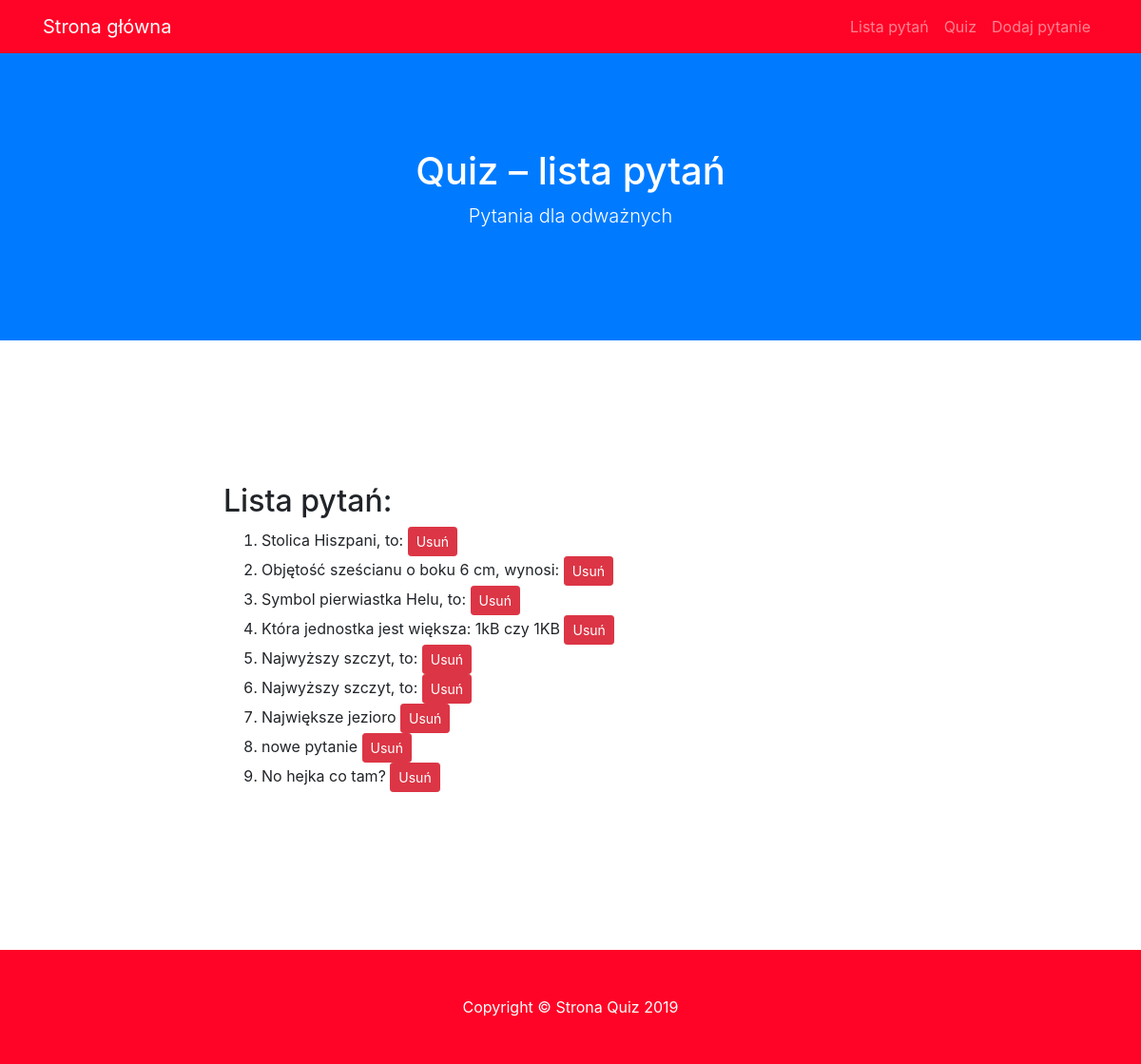
The app's page /lista, older data.
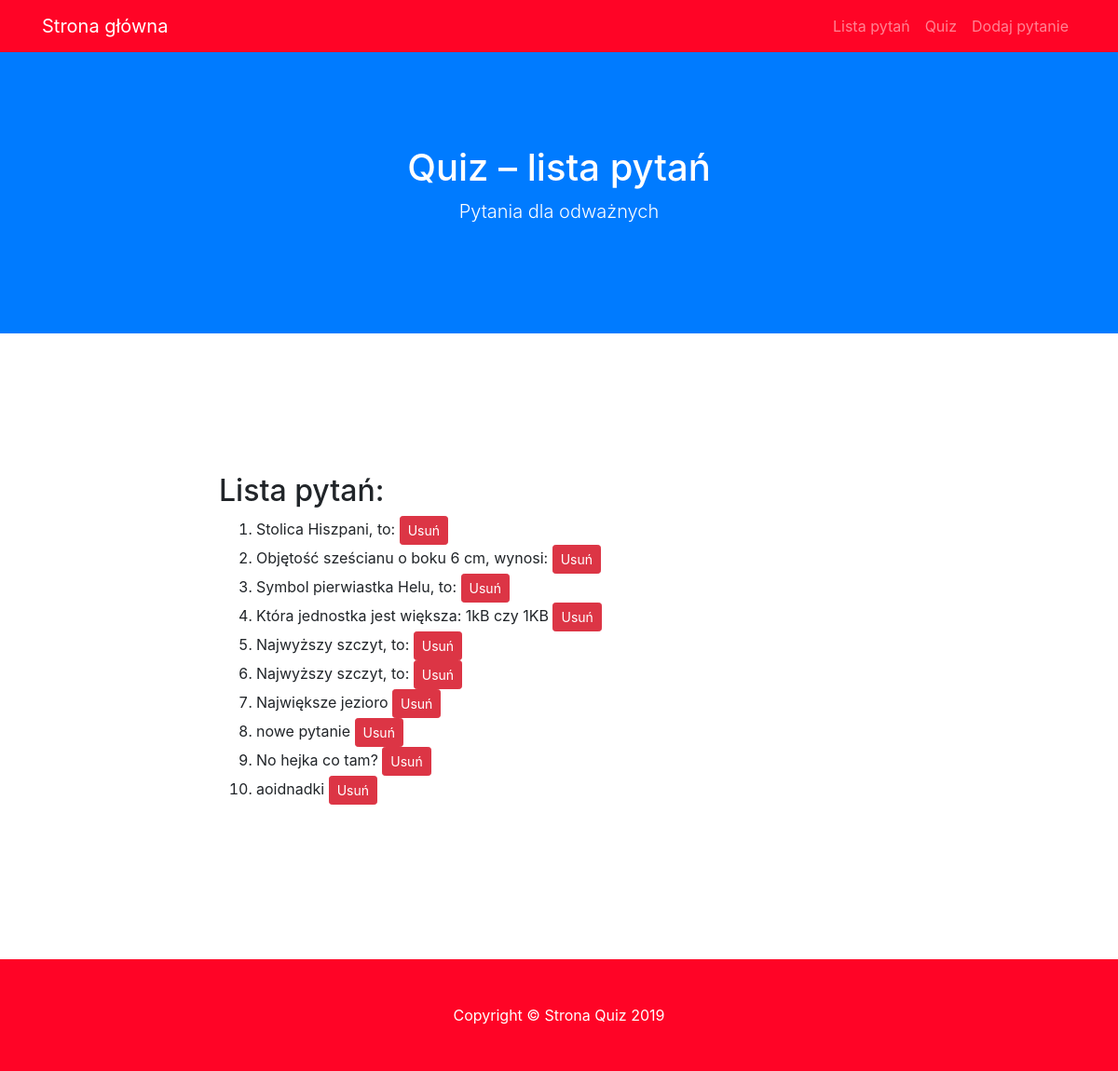
The same page, newer data.
### modele.py (models this page shows)
class BazaModel(Model):
    class Meta:
        database = baza

class Pytanie(BazaModel):
    pytanie = CharField(null=False)
    kategoria = ForeignKeyField(Kategoria, related_name='pytania')

### views.py (the view)
@app.route('/lista')
def lista():
    pytania = Pytanie.select()
    return render_template('lista.html', query=pytania)

### app.py (called while the page is built)
@app.before_request
def before_request():
    g.db = baza
    g.db.connect(reuse_if_open=True)

@app.after_request
def after_request(response):
    g.db.close()
    return response

### templates/lista.html (shortened to what this page needs)
{% extends "szablon.html" %}
{% block h1 %}Quiz – lista pytań{% endblock %}
{% block tresc %}
  <h2>Lista pytań:</h2>
  <ol>
    {% for p in query %}
        <li>{{ p.pytanie }}
        <a href="{{url_for('usun', pid=p.id)}}" class='btn btn-sm btn-danger'>Usuń</a>
        </li>
    {% endfor %}
  </ol>
{% endblock %}

### templates/szablon.html (shortened to what this page needs)
<!DOCTYPE html>
<html lang="pl">
  <head>
    <link href="{{ url_for('static', filename='vendor/bootstrap/css/bootstrap.min.css')}}" rel="stylesheet">
    <link href="{{ url_for('static', filename='css/scrolling-nav.css')}}" rel="stylesheet">
    <link href="{{ url_for('static', filename='css/style.css')}}" rel="stylesheet">
  </head>
  <body id="page-top">
    <nav class="navbar navbar-expand-lg navbar-dark bg-nawigacja fixed-top" id="mainNav">
      <div class="container">
        <a class="navbar-brand js-scroll-trigger" href="{{ url_for('index')}}">Strona główna</a>
        <div class="collapse navbar-collapse" id="navbarResponsive">
          <ul class="navbar-nav ml-auto">
            <li class="nav-item">
              <a class="nav-link js-scroll-trigger" href="{{ url_for('lista') }}">Lista pytań</a>
            </li>
            <li class="nav-item">
              <a class="nav-link js-scroll-trigger" href="{{ url_for('quiz') }}">Quiz</a>
            </li>
            <li class="nav-item">
              <a class="nav-link js-scroll-trigger" href="{{ url_for('dodaj') }}">Dodaj pytanie</a>
            </li>
          </ul>
        </div>
      </div>
    </nav>
    <header class="bg-primary text-white">
      <div class="container text-center">
        <h1>{% block h1 %}{% endblock %}</h1>
        <p class="lead">Pytania dla odważnych</p>
      </div>
    </header>
    <section id="about">
      <div class="container">
        <div class="row">
          <div class="col-lg-8 mx-auto">
            {% block tresc %}{% endblock %}
          </div>
        </div>
      </div>
    </section>
    <footer class="py-5 bg-nawigacja">
      <div class="container">
        <p class="m-0 text-center text-white">Copyright &copy; Strona Quiz 2019</p>
      </div>
    </footer>
  </body>
</html>

### static/css/scrolling-nav.css (style rules this page uses)
header { padding: 154px 0 100px; }
@media (min-width: 992px) { header { padding: 156px 0 100px; } }
section { padding: 150px 0; }

### static/css/style.css (style rules this page uses)
.bg-nawigacja { background-color: #FF0426 ; }

Row changes from the older to the newer data that the page shows:
added Pytanie: pytanie "aoidnadki"
